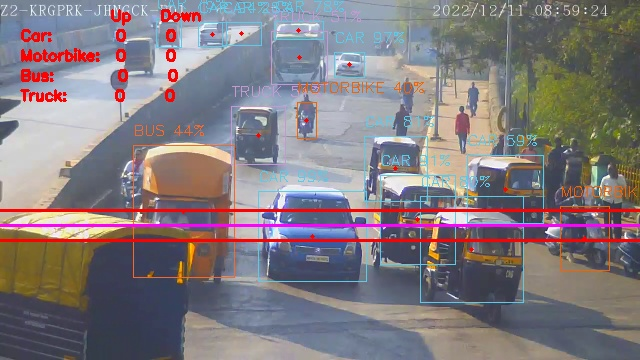
#> input picture Output.jpeg, 640 x 360 px
$ python test_crop.py
#> lines starting #> are read from the running program, lines starting #| are printed output that depends on the picture
import cv2
import numpy as np
from PIL import Image
from pytesseract import pytesseract

path_to_tesseract = r"C:\Program Files\Tesseract-OCR\tesseract.exe"
image_path = r"img.jpg"
pytesseract.tesseract_cmd = path_to_tesseract

img = cv2.imread('Output.jpeg')
#> img is the input picture: shape (360, 640, 3); mean B, G, R 127.6, 122.8, 130.5
print(img.shape) # Print image shape
#| (360, 640, 3)
cv2.imshow("original", img)

# Cropping an image
cropped_image = img[0:35, 400:700]
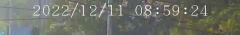
#> cropped_image: shape (35, 240, 3); mean B, G, R 103.5, 113.1, 109.8
#> (the run stopped early here; a loop or call above may not have finished)
